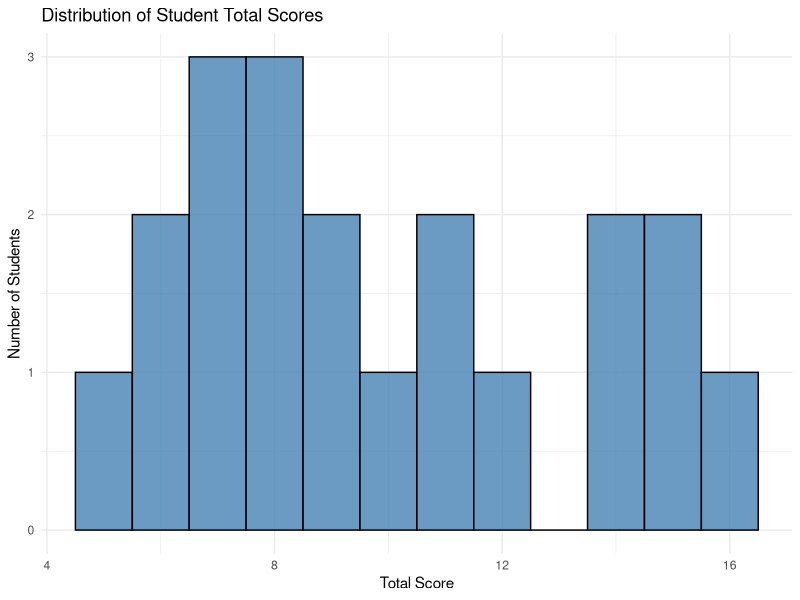
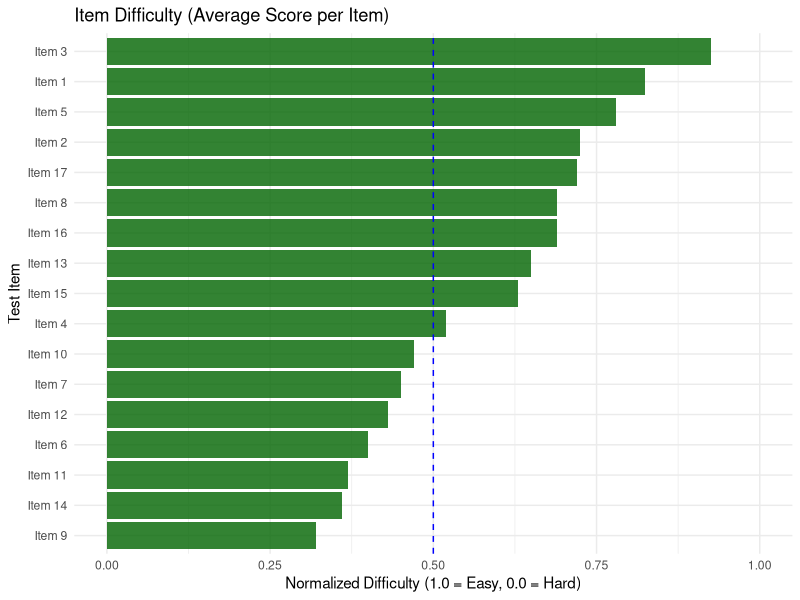
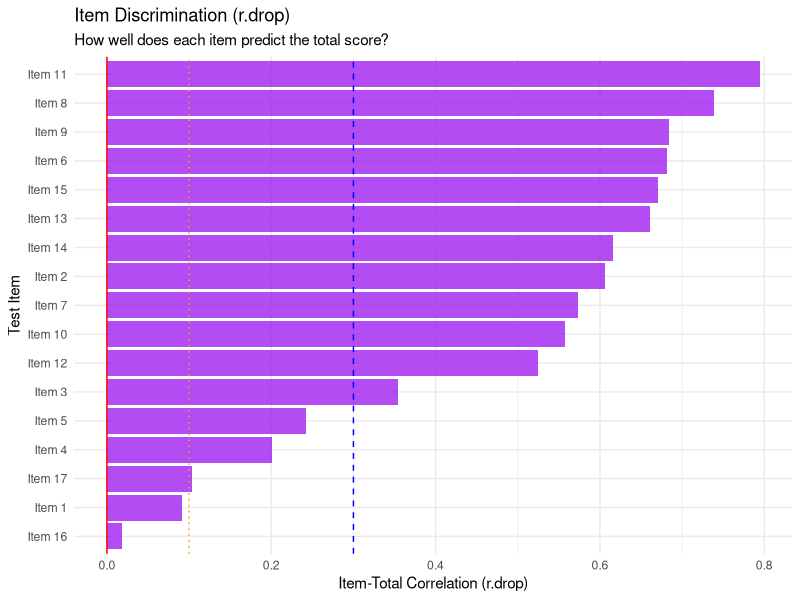

Here is the R script that generated these plots, in order:
# --- Student & Test Analysis Script ---
#
# This script analyzes the '1zt.csv' file to provide insights into
# (1) Student Learning Outcomes and (2) Test & Item Quality.
#

# --- 1. SETUP ---
#
# You only need to run these 'install.packages' lines ONCE.
# If you have already installed them, you can skip this.
# install.packages("tidyverse")
# install.packages("psych")

# Load the libraries (run this every time you start R)
library(tidyverse)
library(psych)

# --- 2. LOAD AND PREPARE DATA ---

# This reads your CSV.
# `header = TRUE` says the first row is item names.
# `row.names = 1` says the first column is student IDs.
# `check.names = FALSE` keeps item names like "Item 1" (no dots).
item_data <- read.csv(
  file = "1zt.csv",
  header = TRUE,
  row.names = 1,
  check.names = FALSE
)

# Print the first 6 rows to make sure it loaded correctly
print("--- Data Head ---")
print(head(item_data))


# --- 3. ANALYSIS 1: STUDENT LEARNING OUTCOMES ---

# Calculate total score for each student
# Since all items are scaled 0-1, we can just add them up.
student_scores <- data.frame(
  student_id = rownames(item_data),
  total_score = rowSums(item_data)
)

# Get summary statistics (Mean, Median, Min, Max)
print("--- Summary of Total Scores ---")
print(summary(student_scores$total_score))

# Plot a histogram of the total scores
# This shows you the overall distribution of the class
score_histogram <- ggplot(student_scores, aes(x = total_score)) +
  geom_histogram(binwidth = 1, fill = "steelblue", color = "black", alpha = 0.8) +
  labs(
    title = "Distribution of Student Total Scores",
    x = "Total Score",
    y = "Number of Students"
  ) +
  theme_minimal()

print(score_histogram)


# --- 4. ANALYSIS 2: TEST & ITEM QUALITY ---

# --- A. Item Difficulty ---
# Since scores are 0-1, the 'mean' of each item is its
# normalized difficulty (1.0 = very easy, 0.0 = very hard).
item_difficulty <- colMeans(item_data)

difficulty_df <- data.frame(
  item = names(item_difficulty),
  difficulty_score = item_difficulty
)

# Plot the difficulty of each item
difficulty_plot <- ggplot(difficulty_df, aes(x = reorder(item, difficulty_score), y = difficulty_score)) +
  geom_bar(stat = "identity", fill = "darkgreen", alpha = 0.8) +
  geom_hline(yintercept = 0.5, linetype = "dashed", color = "blue") +
  ylim(0, 1) +
  coord_flip() + # Flip axes to make item names easy to read
  labs(
    title = "Item Difficulty (Average Score per Item)",
    x = "Test Item",
    y = "Normalized Difficulty (1.0 = Easy, 0.0 = Hard)"
  ) +
  theme_minimal()

print(difficulty_plot)


# --- B. Test Reliability & Item Discrimination ---
# This is the most important analysis for test quality.
# We use the psych::alpha() function.
reliability_results <- psych::alpha(item_data)

print("--- Full Reliability and Item Analysis ---")
print(reliability_results, digits = 3)


# --- C. Visualizing Item Discrimination ---
# Let's extract the 'r.drop' (item-total correlation)
# and plot it. This is the best way to see item quality.

# Get the item statistics table from the results
item_stats_df <- as.data.frame(reliability_results$item.stats)

# Add item names
item_stats_df$item <- rownames(item_stats_df)

# Plot the 'r.drop' value for each item
discrimination_plot <- ggplot(item_stats_df, aes(x = reorder(item, r.drop), y = r.drop)) +
  geom_bar(stat = "identity", fill = "purple", alpha = 0.8) +
  # Add reference lines for interpretation
  geom_hline(yintercept = 0.3, linetype = "dashed", color = "blue") +
  geom_hline(yintercept = 0.1, linetype = "dotted", color = "orange") +
  geom_hline(yintercept = 0.0, linetype = "solid", color = "red") +
  coord_flip() +
  labs(
    title = "Item Discrimination (r.drop)",
    subtitle = "How well does each item predict the total score?",
    x = "Test Item",
    y = "Item-Total Correlation (r.drop)"
  ) +
  theme_minimal()

print(discrimination_plot)

print("--- Analysis Complete ---")
print("See README.md for help interpreting these results.")

